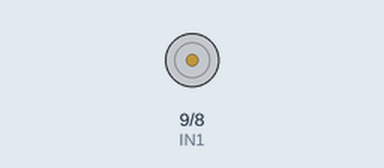
A sketch run on a simulated Arduino Uno, built with avr-gcc and run on an emulated ATmega328P. On the bench: motor-driver pin pairs drawn as motors (green arrow = first pin HIGH = forward, orange = second pin HIGH = backward, longer = more drive, scaled by the enable pin).

Above: at 10.7 s.
Timing chart, 0 to 14.6 s (numbered marks = the images above):
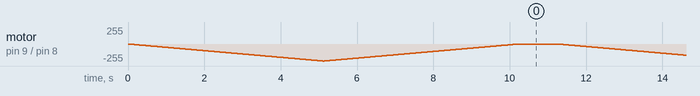

The sketch:

motor_speed.ino
```cpp
// First Motor connections
int ENA = 3;
int IN1 = 9;
int IN2 = 8;


void setup() {

  pinMode(ENA, OUTPUT);

  pinMode(IN1, OUTPUT);
  pinMode(IN2, OUTPUT);

  //Motors OFF
  digitalWrite(IN1, LOW);
  digitalWrite(IN2, LOW);

}

void loop() {

  changeSpeed();
  delay(1000);
}


void changeSpeed() {
  // Motors ON
  digitalWrite(IN1, LOW);
  digitalWrite(IN2, HIGH);


  // Speed Up
  for (int i = 0; i < 256; i++) {
    analogWrite(ENA, i);

    delay(20);
  }

  // Speed Down
  for (int i = 255; i >= 0; --i) {
    analogWrite(ENA, i);

    delay(20);
  }

  // Motors OFF
  digitalWrite(IN1, LOW);
  digitalWrite(IN2, LOW);

}
```
